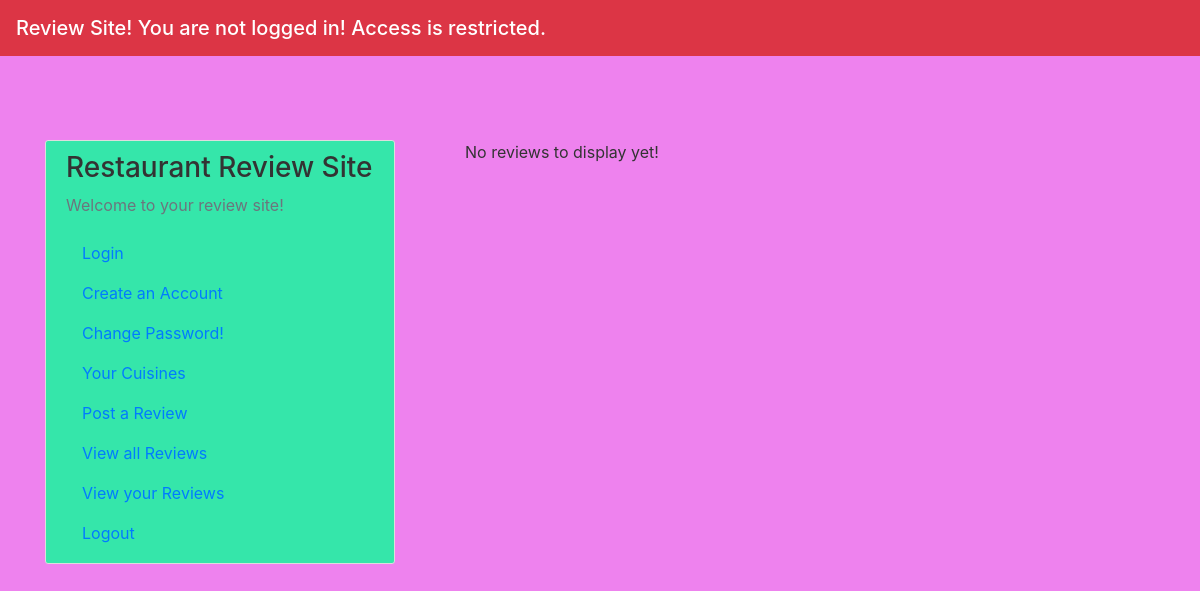
The page /view_all on the database as committed earlier.
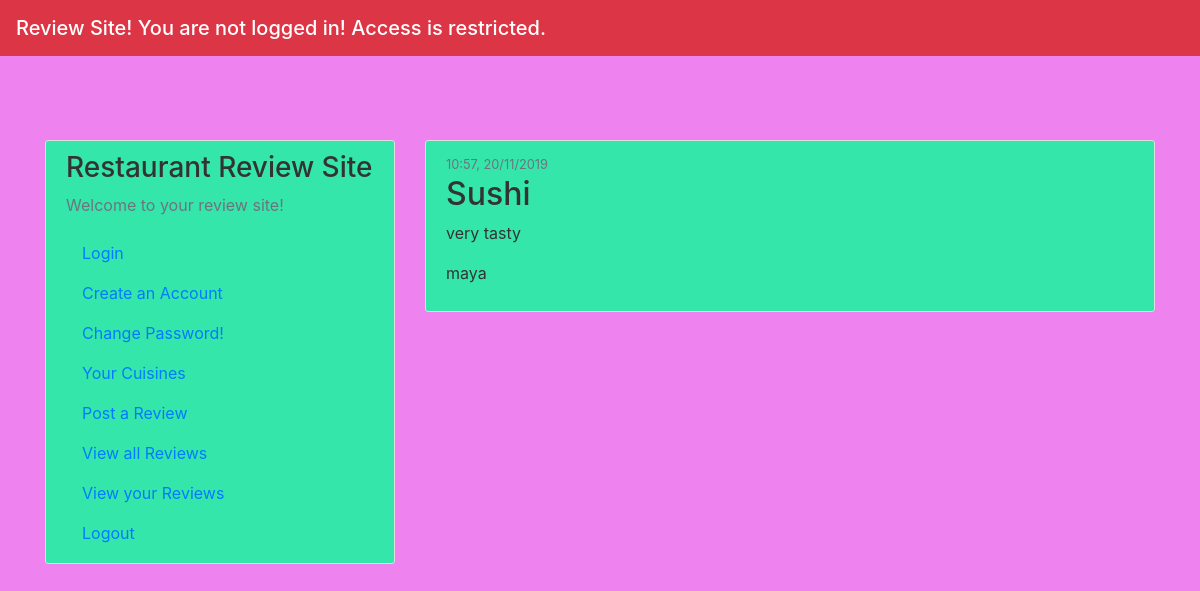
The same page on the database as committed later.
### app/models.py (models this page shows, shortened)
class Items(db.Model):
    id = db.Column(db.Integer, primary_key=True)
    restaurant = db.Column(db.String(20), unique=False, nullable=False)
    content = db.Column(db.String(120), unique=True, nullable=False)
    date_posted = db.Column(db.DateTime, nullable=False, default=datetime.utcnow)
    location_long = db.Column(db.String(120), unique=False, nullable=True)
    location_lat = db.Column(db.String(120), unique=False, nullable=True)
    user_id = db.Column(db.Integer, db.ForeignKey('accounts.id'), nullable=False)

### app/views.py (the view)
@app.route("/view_all")
def view_all():
    posts = Items.query.all()
    if posts == []:
        flash('No reviews to display yet!')
    else:
        for post in posts:
            post.username = Accounts.query.filter_by(id=Items.id).first().username
    return render_template('view_all.html', posts=posts)

### app/templates/view_all.html
{% extends "index.html" %}
{% block content %}
  {% with messages = get_flashed_messages() %}
    {% if messages %}
      <ul class=flashes>
      {% for message in messages %}
        <li>{{ message }}</li>
      {% endfor %}
      </ul>
    {% endif %}
  {% endwith %}
    {% for post in posts %}
        <article class="media content-section">
          <div class="media-body">
            <div class="article-metadata">
                <small class="text-muted">{{ post.date_posted.strftime("%H:%M, %d/%m/%Y") }} </small>
            </div>
            <h2><a class="article-title">{{ post.restaurant }}</a> </h2>
            <p class="article-content">{{ post.content }}</p>
            <p class="article-content">{{ post.username }}</p>
          </div>
        </article>
    {% endfor %}
{% endblock content %}

### app/templates/index.html (shortened to what this page needs)
<!DOCTYPE html>
<html lang="en">
  <head>
      <link rel="stylesheet" href="https://maxcdn.bootstrapcdn.com/bootstrap/4.0.0/css/bootstrap.min.css">
      <link rel="stylesheet" type="text/css" href="{{ url_for('static', filename='main.css') }}">
  </head>
  <body>
      <header class="site-header">
      <nav class="navbar navbar-dark bg-primary fixed-top bg-danger">
        <span class="navbar-brand mb-0 h1"> Review Site!
          {% if current_user.is_authenticated %}
          Hi {{ current_user.username }} you are logged in!
          {% else %}
          You are not logged in! Access is restricted.
          {% endif %}
        </span>
      </nav>
      </header>
      <main class="container">
        <div class="row">
          <div class="col-md-4">
            <div class="content-section">
              <h3> Restaurant Review Site</h3>
              <p class='text-muted'>Welcome to your review site! </p>
                <ul class="list-group">
                  <li><a class="nav-item nav-link" href="/login">Login</a> </li>
                  <li><a class="nav-item nav-link" href="/register">Create an Account</a></li>
                  <li><a class="nav-item nav-link" href="/password_change">Change Password!</a></li>
                  <li><a class="nav-item nav-link" href="/preferences">Your Cuisines</a></li>
                  <li><a class="nav-item nav-link" href="/post_rev">Post a Review</a></li>
                  <li><a class="nav-item nav-link" href="/view_all">View all Reviews</a></li>
                  <li><a class="nav-item nav-link" href="/view_user">View your Reviews</a></li>
                  <li><a class="nav-item nav-link" href="/logout" >Logout</a></li>
                </ul>
            </div>
          </div>
          <div class="col-md-8">
            {% block content %}{% endblock %}
          </div>
        </div>
      </main>
  </body>
</html>

### app/static/main.css (style rules this page uses)
body { background: #61B2E3; color: #333333; margin-top: 5rem; padding: 60px 0; background-color: rgb(238, 130, 238); }
.content-section { background: #ffffff; padding: 10px 20px; border: 1px solid #dddddd; border-radius: 3px; margin-bottom: 20px; }
ul { list-style-type:none; }
.navbar { background-color: pink; }

Rows that differ between the two databases and show on the page:
added Items: date_posted "10:57, 20/11/2019", restaurant "Sushi", content "very tasty", username "maya"
Other text that changed with them:
list line gone: "No reviews to display yet!"
